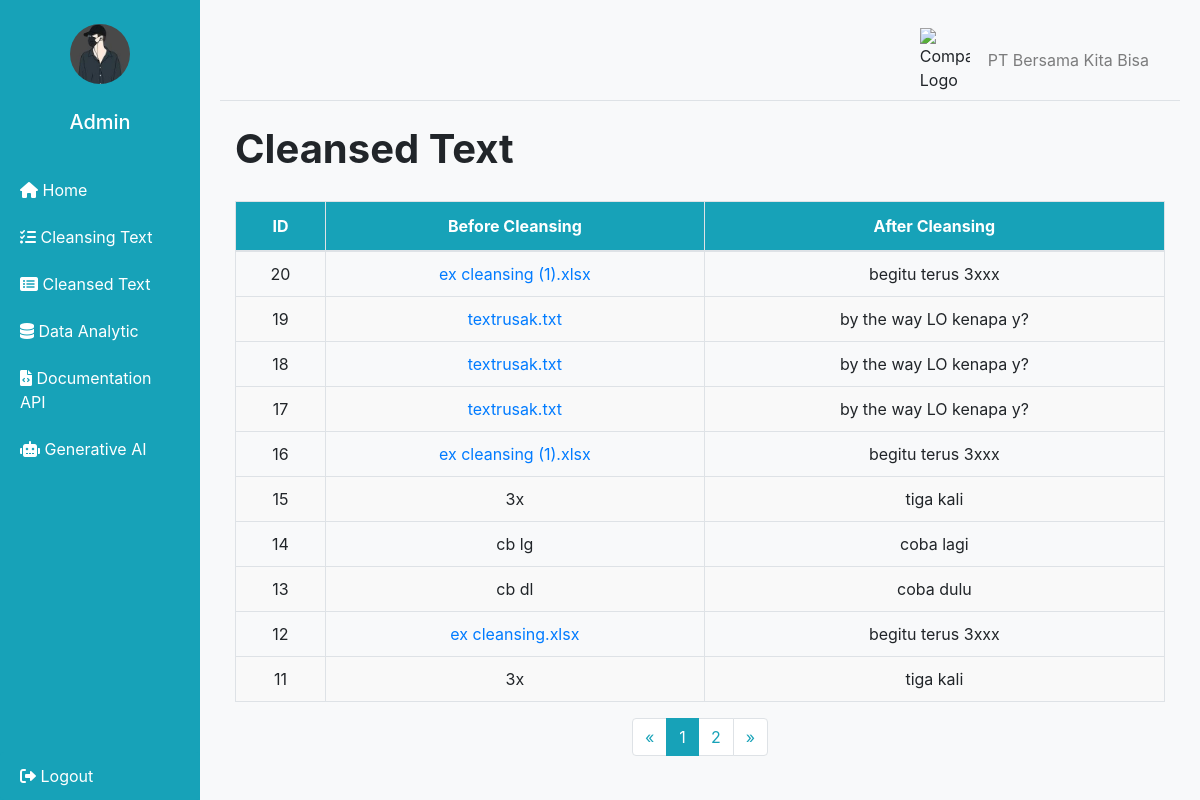
Page /normalisasi_list (signed in) on the committed database.
### tables this page shows
CREATE TABLE normalisasi (
            id INTEGER PRIMARY KEY AUTOINCREMENT,
            input_text TEXT NOT NULL,
            output_text TEXT NOT NULL
        );

### app.py (the view)
@app.route('/normalisasi_list')
def normalisasi_list():
    if 'username' not in session:
        return redirect(url_for('login'))
    try:
        page, per_page, offset = get_page_args(page_parameter='page', per_page_parameter='per_page')
        conn = sqlite3.connect('normalisasi.db')
        c = conn.cursor()
        c.execute('SELECT * FROM normalisasi ORDER BY id DESC LIMIT ? OFFSET ?', (per_page, offset))
        rows = c.fetchall()
        c.execute('SELECT COUNT(*) FROM normalisasi')
        total = c.fetchone()[0]
        conn.close()
        result = []
        for row in rows:
            is_file = row[1].endswith('.txt') or row[1].endswith('.xls') or row[1].endswith('.xlsx')
            result.append({'id': row[0], 'input_text': row[1], 'output_text': row[2], 'is_file': is_file})
        pagination = Pagination(page=page, per_page=per_page, total=total, css_framework='bootstrap4')
        return render_template('normalisasi_list.html',
                               normalisasi_list=result,
                               page=page,
                               per_page=per_page,
                               pagination=pagination)
    except Exception as e:
        print(e)
        return str(e), 500

### app.py (called while the page is built)
@app.before_request
def before_request():
    if 'username' not in session and request.endpoint not in ['login', 'static']:
        return redirect(url_for('login'))

### templates/normalisasi_list.html (shortened to what this page needs)
<!DOCTYPE html>
<html lang="en">
<head>
    <link rel="stylesheet" href="https://maxcdn.bootstrapcdn.com/bootstrap/4.0.0/css/bootstrap.min.css">
    <link href="{{ url_for('static', filename='css/dashboard.css') }}" rel="stylesheet">
    <link rel="stylesheet" href="https://cdnjs.cloudflare.com/ajax/libs/font-awesome/6.0.0-beta3/css/all.min.css">
</head>
<body>
    <div class="d-flex" id="wrapper">
        <div id="sidebar-wrapper">
            <div class="sidebar-heading text-white py-4">
                <img src="{{ url_for('static', filename='img/profile.jpg') }}" alt="Profile Image" class="profile-image">
                <h5 class="mt-3">Admin</h5>
            </div>
            <div class="list-group list-group-flush">
                <a href="/" class="list-group-item list-group-item-action text-white"><i class="fas fa-home"></i> Home</a>
                <a href="/process_normalisasi" data-toggle="modal" data-target="#normalisasiModal" class="list-group-item list-group-item-action text-white"><i class="fas fa-tasks"></i> Cleansing Text</a>
                <a href="/normalisasi_list" class="list-group-item list-group-item-action text-white"><i class="fas fa-list-alt"></i> Cleansed Text</a>
                <a href="/saved_charts" class="list-group-item list-group-item-action text-white"><i class="fas fa-database"></i> Data Analytic</a>
                <a href="/documentation_api" class="list-group-item list-group-item-action text-white"><i class="fas fa-file-code"></i> Documentation API</a>
                <a href="/chat" class="list-group-item list-group-item-action text-white"><i class="fas fa-robot"></i> Generative AI</a>
            </div>
            <div>
                <a href="#" data-toggle="modal" data-target="#logoutModal" class="list-group-item list-group-item-action text-white"><i class="fas fa-sign-out-alt"></i> Logout</a>
            </div>
        </div>
        <div id="page-content-wrapper" class="container-fluid">
            <nav class="navbar navbar-expand-lg navbar-light bg-light border-bottom">
                <div class="container-fluid">
                    <div class="d-flex align-items-center w-100" style="justify-content: flex-end;">
                        <img src="{{ url_for('static', filename='img/company_logo.png') }}" alt="Company Logo" class="company-logo">
                        <span class="navbar-text ml-2">
                            PT Bersama Kita Bisa
                        </span>
                    </div>
                </div>
            </nav>
            <div class="container-fluid">
                <h1 class="mt-4">Cleansed Text</h1>
                <div class="table-responsive">
                    <table class="table table-bordered table-hover">
                        <thead>
                            <tr>
                                <th>ID</th>
                                <th>Before Cleansing</th>
                                <th>After Cleansing</th>
                            </tr>
                        </thead>
                        <tbody>
                            {% for item in normalisasi_list %}
                            <tr>
                                <td>{{ item.id }}</td>
                                <td>
                                    {% if item.is_file %}
                                    <a href="{{ url_for('download_file', filename=item.input_text) }}">{{ item.input_text }}</a>
                                    {% else %}
                                    {{ item.input_text }}
                                    {% endif %}
                                </td>
                                <td>{{ item.output_text }}</td>
                            </tr>
                            {% endfor %}
                        </tbody>
                    </table>
                </div>
                <div class="d-flex justify-content-center">
                    {{ pagination.links }}
                </div>
            </div>
        </div>
    </div>
</body>
</html>

### static/css/dashboard.css (style rules this page uses)
body { margin: 0; padding: 0; height: 100%; background-color: #f8f9fa; }
#sidebar-wrapper { min-height: 100vh; background-color: #17a2b8; color: #fff; display: flex; flex-direction: column; position: fixed; top: 0; left: 0; width: 200px; height: 100vh; overflow-y: auto; }
#wrapper { position: center; display: flex; width: 100%; align-items: stretch; }
#page-content-wrapper { padding: 20px; margin-left: 200px; width: calc(100% - 200px); }
.list-group-flush { flex-grow: 1; }
#page-content-wrapper { flex: 1; padding: 20px; }
.list-group-item { border: none; background-color: #17a2b8; color: white; }
.sidebar-heading { text-align: center; padding: 1.5rem 1.5rem; font-size: 1.25rem; display: flex; flex-direction: column; align-items: center; }
.sidebar-heading .profile-image { width: 60px; height: 60px; border-radius: 50%; margin-bottom: 10px; }
.container-fluid { position: center; }
.container-fluid h1 { font-size: 2.5rem; font-weight: 700; }
.company-logo { width: 50px; height: auto; margin-right: 10px; }

### templates/normalisasi_list.html (style rules this page uses)
.pagination a, .pagination li { color: #17a2b8 !important; }
.pagination .page-item.active .page-link { background-color: #17a2b8 !important; border-color: #17a2b8 !important; color: white !important; }
.table { margin-top: 20px; }
.table thead th { background-color: #17a2b8; color: white; text-align: center; }
.table tbody td { text-align: center; vertical-align: middle; padding: 10px; }
.table tbody tr:nth-child(even) { background-color: #f9f9f9; }

### rows in the picture
normalisasi: id "20", input_text "ex cleansing (1).xlsx", output_text "begitu terus 3xxx"
normalisasi: id "19", input_text "textrusak.txt", output_text "by the way LO kenapa y?"
normalisasi: id "18", input_text "textrusak.txt", output_text "by the way LO kenapa y?"
normalisasi: id "17", input_text "textrusak.txt", output_text "by the way LO kenapa y?"
normalisasi: id "16", input_text "ex cleansing (1).xlsx", output_text "begitu terus 3xxx"
normalisasi: id "15", input_text "3x", output_text "tiga kali"
normalisasi: id "14", input_text "cb lg", output_text "coba lagi"
normalisasi: id "13", input_text "cb dl", output_text "coba dulu"
normalisasi: id "12", input_text "ex cleansing.xlsx", output_text "begitu terus 3xxx"
normalisasi: id "11", input_text "3x", output_text "tiga kali"

### other values in the picture
{{ pagination.links }} "« 1 2 »"
